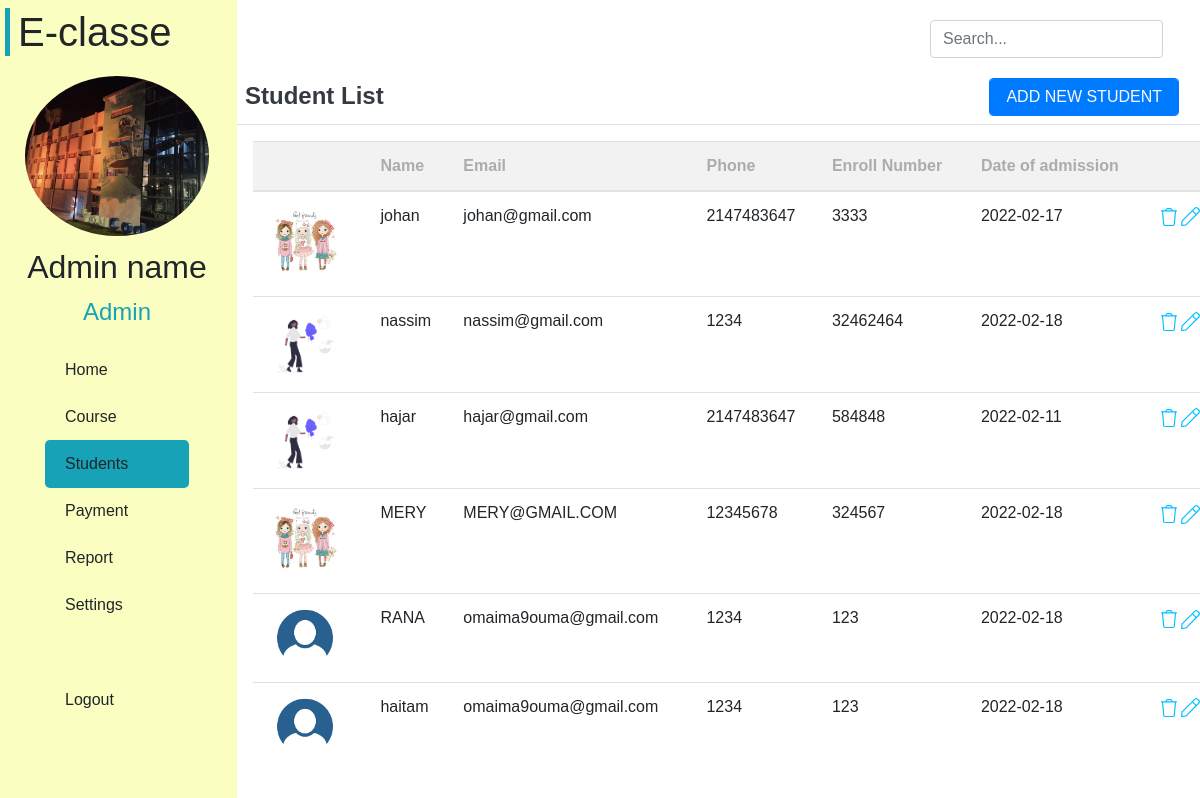
/student.php, run on the app's committed database.
### tables this page shows
CREATE TABLE `students` (
  `id` int(11) NOT NULL,
  `img` varchar(20) NOT NULL,
  `nom` varchar(20) NOT NULL,
  `email` varchar(50) NOT NULL,
  `phone1` int(11) NOT NULL,
  `phone2` int(11) NOT NULL,
  `dt` varchar(20) NOT NULL
);

### student.php (the view, shortened to what this page needs)
<?php include_once 'server.php';?>
<!DOCTYPE html>
<html lang="en">
<head>
    <link href="css/bootstrap.min.css" rel="stylesheet" >
    <link  href="css/dashboord.css" rel="stylesheet">
    <link rel="stylesheet" href="https://cdnrow.cloudflare.com/ajax/libs/font-awesome/5.15.3/css/all.min.css">
    <link rel="stylesheet" href="https://maxcdn.bootstrapcdn.com/bootstrap/4.0.0/css/bootstrap.min.css">
</head>
<body class="row">
  <main>
  <div class="d-flex font-weight-400" id="dashboard">
    <div class="bg" id="sidebar-dashboard">
      <?php include 'sidebare.php'?>
      </div>
     <div id="page-content-dashboard">
      <div class=" py-0  ">
      <?php include 'navbar.php'?>
      </div>
      <div class=" py-2">
      <div >
             <div class="d-flex justify-content-between border-bottom ">
              <span class="fs-4 fw-bold text-dark my-2 mx-2">Student List</span>
                <form class="d-flex my-2 px-3 ">
                  <button  type="button" class="form-control me-2 btn btn-primary text-light px-3" data-toggle="modal" data-target="#exampleModal">  ADD NEW STUDENT</button>
                  </form>
                            </div>
            <div class=" table-responsive-sm table-responsive-md py-3">
              <table class="table bg-white table-borderless table-hover  mx-3 ">
                <thead>
                  <tr class="bg_table text-table" style="background: #e5e5e57e;color: #ACACAC;">
                    <th></th>
                    <th >Name</th>
                    <th >Email</th>
                    <th >Phone</th>
                    <th class="text-nowrap">Enroll Number</th>
                    <th class="text-nowrap">Date of admission</th>
                    <th></th>
                  </tr>
                </thead>
                <tbody class="font-weight-400">
                <?php
                      $sql =mysqli_query($conn," SELECT * FROM students ORDER BY id desc ") ;
                      while($row = mysqli_fetch_array($sql)){
                     ?>
                    <tr>
                      <td><img src="img/<?php echo $row["img"]; ?>"  style="WIDTH: 10vh;"></td>
                      <td><?php echo $row["nom"]; ?></td>
                      <td><?php echo $row["email"]; ?></td>
                      <td><?php echo $row["phone1"]; ?></td>
                      <td><?php echo $row["phone2"]; ?></td>
                      <td><?php echo $row["dt"]; ?></td>
                      <td><a href="delete.php?id=<?php echo $row["id"]; ?>"><img src="img/ic-delete.svg"></a>
                      <a href="update.php?id=<?php echo $row["id"]; ?>"><img src=" img/ic-edit.svg"></a></td>
                      </tr>
                  <?php }   ?>
                </tbody>
              </table>
            </div>
      </div>
     </div>
  </main>
</body>
</html>

### sidebare.php
<div class="m-2 dark-text fs-4 fw-bold border-start border-5 border-info px-2">
          <h1> E-classe </h1>
        </div>
        <div class="list-group ">
            <img src="img/profile.jpg" alt="profile picture"
                class=" profile img-fluid rounded-circle mx-auto d-block my-2 p-1" style="width:80% ; ">
            <div class="text-center ">
                <h2> Admin name </h2>
                <span class=" text-info fs-4">Admin</span>
            </div>
            <a href="liste.php" class="list-group-item mx-5 border-0 mt-3  <?php if( basename($_SERVER['REQUEST_URI'])=="liste.php"){ echo "bg-info";}else{echo"bg-transparent";};?>" >
                <i class="fas fa-home"></i> Home</a>
            <a href="course.php" class="list-group-item mx-5 border-0  <?php if( basename($_SERVER['REQUEST_URI'])=="course.php"){ echo "bg-info";}else{echo"bg-transparent";};?>"  >
                <i class="far fa-bookmark"></i> Course </a>
            <a href="student.php" class="list-group-item mx-5 border-0  rounded-3 <?php if( basename($_SERVER['REQUEST_URI'])=="student.php"){ echo "bg-info";}else{echo"bg-transparent";};?>  ">
                <i class="fas fa-graduation-cap"></i> Students</a>
            <a href="payement.php" class="list-group-item mx-5 border-0  <?php if( basename($_SERVER['REQUEST_URI'])=="payement.php"){ echo "bg-info";}else{echo"bg-transparent";};?> ">
                <i class="fas fa-dollar-sign "></i> Payment </a>
            <a href="#" class="list-group-item mx-5 border-0 bg-transparent ">
                <i class="far fa-file-alt"></i> Report </a>
            <a href="#" class="list-group-item mx-5 border-0 bg-transparent ">
                <i class="fas fa-sliders-h"></i> Settings</a>
            <a href="index.php" class="list-group-item mx-5 border-0 bg-transparent  mt-5 mb-2 ">
                Logout <i class="fas fa-sign-out-alt"></i> </a>
        </div>

### navbar.php (shortened to what this page needs)
<nav class="navbar navbar-expand-lg navbar-light  py-1 px-4">
              <div class="collapse navbar-collapse" id="navbarToggler">
                  <div class="navbar-nav ms-auto">
                      <div class="nav-item dropdown">
                          <form class="d-flex  justify-content-end mt-3 ">
                              <input class="form-control me-2 " type="search" placeholder="Search..."
                                  aria-label="Search">
                          </form>
                      </div>
                  </div>
              </div>
          </nav>

### css/dashboord.css (style rules this page uses)
body { margin: 0; padding: 0; box-sizing: border-box; background: #e5e5e57e; background-size: cover; background-repeat: no-repeat; overflow-x: hidden; font-size: 14px; font-family: 'Montserrat', sans-serif!important; }
.bg { background: #FAFFC1; height: 200vh; }
#sidebar-dashboard { min-height: 100%; margin-left: -240px; }
#sidebar-dashboard .list-group { width: 240px; }
#page-content-dashboard { min-width: 100%; }
@media (min-width: 768px) { #sidebar-dashboard { margin-left: 0; } }
@media (min-width: 768px) { #page-content-dashboard { min-width: 0; width: 100%; } }

### data on the page
students: img (picture), nom "johan", email "johan@gmail.com", phone1 "2147483647", phone2 "3333", dt "2022-02-17"
students: img (picture), nom "nassim", email "nassim@gmail.com", phone1 "1234", phone2 "32462464", dt "2022-02-18"
students: img (picture), nom "hajar", email "hajar@gmail.com", phone1 "2147483647", phone2 "584848", dt "2022-02-11"
students: img (picture), nom "MERY", email "MERY@GMAIL.COM", phone1 "12345678", phone2 "324567", dt "2022-02-18"
students: img (picture), nom "RANA", email "omaima9ouma@gmail.com", phone1 "1234", phone2 "123", dt "2022-02-18"
students: img (picture), nom "haitam", email "omaima9ouma@gmail.com", phone1 "1234", phone2 "123", dt "2022-02-18"
